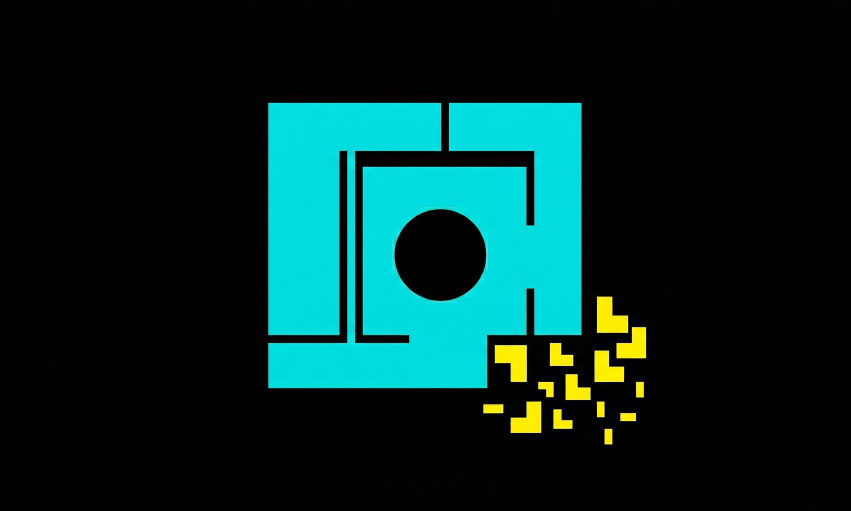
#> input picture d_presentacion/colab/entrada/imagen_sintetica_referencia.png, 2551 x 1533 px (shown at 1/3 size)
$ jupyter execute --allow-errors tp1.ipynb
#> lines starting #> are read from the running program, lines starting #| are printed output that depends on the picture; after the words box and inside, x2 and y2 are one past the last pixel; in counts of white or black regions, pixels touching at a corner belong together
# TP1 - Operaciones Morfologicas

**Materia:** Vision Artificial
**Carrera:** Licenciatura en Automatizacion y Control
**Facultad:** Universidad Tecnologica Nacional - Facultad Regional Cordoba
**Trabajo Practico:** TP1 - Operaciones Morfologicas
**Alumno:** Cristian Gonzalo Vera
**Legajo:** 420581

Este notebook desarrolla de forma integral el TP1, aplicando una secuencia de procesamiento sobre una imagen real y una imagen sintetica. El desarrollo incluye conversion a escala de grises, binarizacion global mediante Otsu, analisis de histograma, operaciones morfologicas con kernel `3x3` y analisis de sensibilidad con kernel `5x1`.

## 1. Objetivo y metodologia de trabajo

El objetivo del TP es implementar y analizar una secuencia de operaciones morfologicas aplicadas al procesamiento de imagenes. Para ello se trabaja con dos casos complementarios:

- una **imagen real**, para observar el comportamiento del algoritmo en condiciones no ideales,
- una **imagen sintetica**, para validar el comportamiento teorico en un escenario controlado.

El pipeline aplicado a ambos casos es el siguiente:

1. conversion a escala de grises,
2. binarizacion global con Otsu,
3. analisis de histograma con umbral marcado,
4. erosion con kernel `3x3`,
5. dilatacion con kernel `3x3`,
6. apertura con kernel `3x3`,
7. cierre con kernel `3x3`,
8. repeticion del bloque morfologico con kernel `5x1`.

De este modo, el notebook no solo implementa el procesamiento, sino que documenta visualmente cada etapa y permite justificar los resultados obtenidos.

## 2. Preparacion del entorno

En esta seccion se importan las bibliotecas necesarias y se resuelven las rutas de entrada. El notebook esta preparado para trabajar con una carpeta `entrada/` ubicada junto al archivo `tp1.ipynb`.

[cell 1]
from pathlib import Path

import cv2
import numpy as np
from matplotlib import pyplot as plt

plt.style.use('seaborn-v0_8-whitegrid')


def resolve_input_dir() -> Path:
    candidates = [
        Path('entrada'),
        Path.cwd() / 'entrada',
        Path('/content/entrada'),
    ]
    for candidate in candidates:
        if candidate.exists():
            return candidate
#> in load_color_image, image is the input picture: shape (1533, 2551, 3); mean B, G, R 36.7, 39.2, 4.6
    raise FileNotFoundError('No se encontro la carpeta entrada/.')


INPUT_DIR = resolve_input_dir()
REAL_IMAGE_PATH = INPUT_DIR / 'imagen_real.png'
SYNTHETIC_REFERENCE_PATH = INPUT_DIR / 'imagen_sintetica_referencia.png'

print('Carpeta de entrada:', INPUT_DIR)
print('Imagen real:', REAL_IMAGE_PATH)
print('Imagen sintetica de referencia:', SYNTHETIC_REFERENCE_PATH)

## 3. Funciones auxiliares

Para mantener el notebook legible, se encapsulan las tareas repetitivas en funciones. Estas funciones permiten:

- cargar y visualizar imagenes,
- generar la imagen sintetica por codigo,
- aplicar el pipeline completo de procesamiento,
- y resumir metricas simples de area blanca para comparar resultados.

[cell 2]
KERNEL_3X3 = np.ones((3, 3), dtype=np.uint8)
KERNEL_5X1 = np.ones((1, 5), dtype=np.uint8)


def load_color_image(path: Path) -> np.ndarray:
    image = cv2.imread(str(path), cv2.IMREAD_COLOR)
    if image is None:
        raise FileNotFoundError(f'No se pudo leer la imagen: {path}')
    return image


def bgr_to_rgb(image_bgr: np.ndarray) -> np.ndarray:
    return cv2.cvtColor(image_bgr, cv2.COLOR_BGR2RGB)


def show_color(ax, image_bgr: np.ndarray, title: str) -> None:
    ax.imshow(bgr_to_rgb(image_bgr))
    ax.set_title(title)
    ax.axis('off')


def show_gray(ax, image_gray: np.ndarray, title: str) -> None:
    ax.imshow(image_gray, cmap='gray', vmin=0, vmax=255)
    ax.set_title(title)
    ax.axis('off')


def plot_histogram(ax, gray: np.ndarray, threshold: float, title: str) -> None:
    hist = cv2.calcHist([gray], [0], None, [256], [0, 256]).flatten()
    ax.plot(hist, color='black', linewidth=1.5)
    ax.axvline(threshold, color='red', linestyle='--', linewidth=2, label=f'Otsu = {threshold:.2f}')
    ax.set_title(title)
    ax.set_xlabel('Nivel de gris')
    ax.set_ylabel('Cantidad de pixeles')
    ax.legend()


def create_synthetic_image(width: int = 900, height: int = 600) -> np.ndarray:
#> called with width = 900, height = 600
    image = np.zeros((height, width, 3), dtype=np.uint8)

    cv2.rectangle(image, (80, 140), (320, 420), (0, 220, 220), thickness=-1)
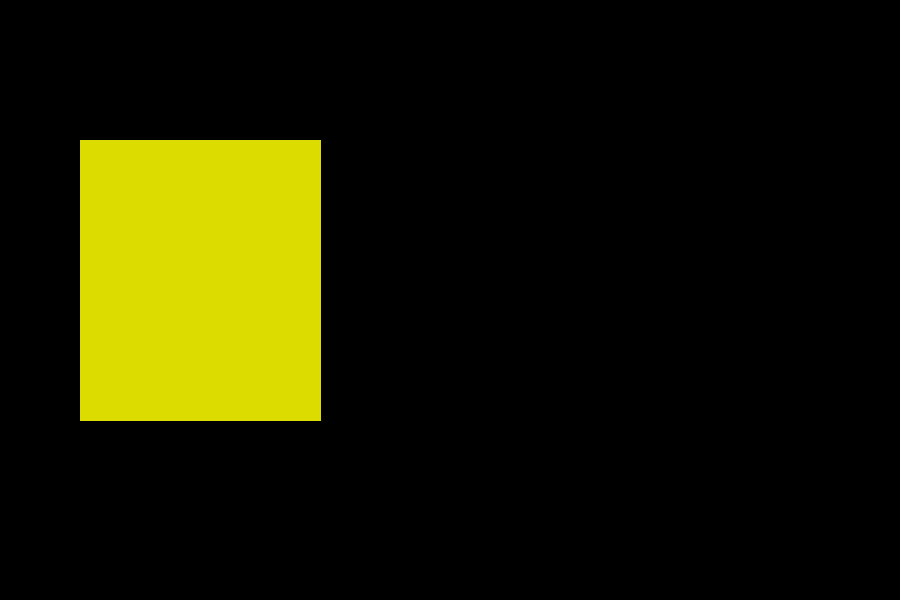
#> image: shape (600, 900, 3); mean of channels 0, 1, 2 0, 27.6, 27.6; drawn as B, G, R
    cv2.rectangle(image, (150, 210), (250, 320), (0, 0, 0), thickness=-1)

    cv2.circle(image, (560, 250), 95, (255, 220, 0), thickness=-1)

    cv2.rectangle(image, (460, 390), (540, 450), (255, 120, 0), thickness=-1)
    cv2.rectangle(image, (565, 390), (645, 450), (255, 120, 0), thickness=-1)
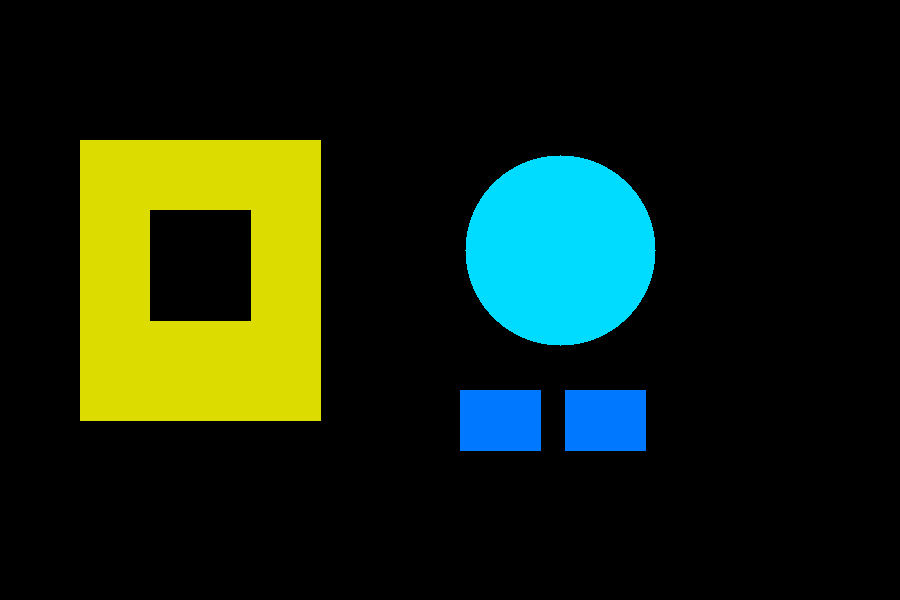
#> image: shape (600, 900, 3); mean of channels 0, 1, 2 18.1, 36.8, 23; drawn as B, G, R

    for center in ((700, 120), (735, 145), (770, 170), (190, 500), (230, 525)):
        cv2.circle(image, center, 8, (255, 255, 255), thickness=-1)
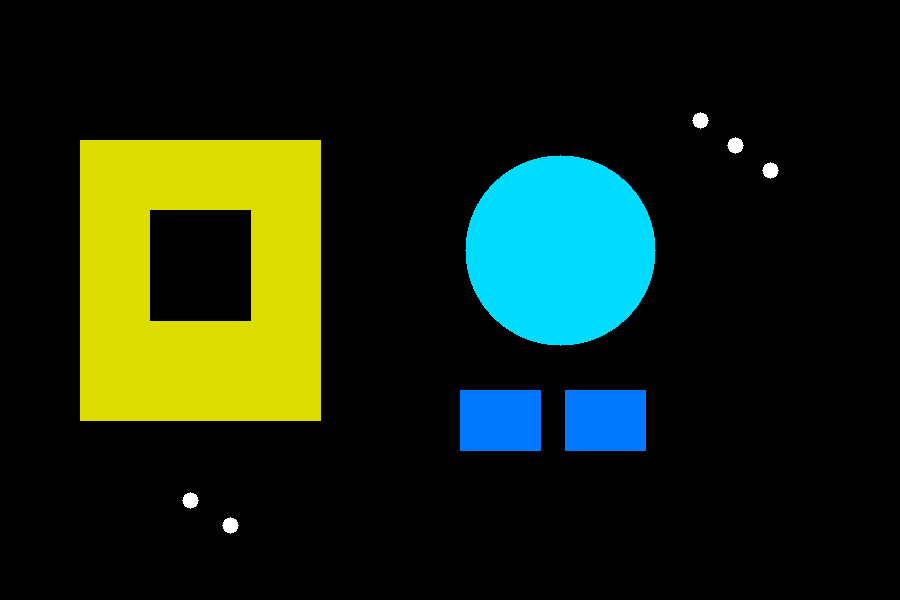
#> image: shape (600, 900, 3); 0.18% of pixels changed, all inside (x1, y1, x2, y2) = (182, 112, 779, 534); drawn as B, G, R

    return image


def apply_pipeline(image_bgr: np.ndarray) -> dict:
    gray = cv2.cvtColor(image_bgr, cv2.COLOR_BGR2GRAY)
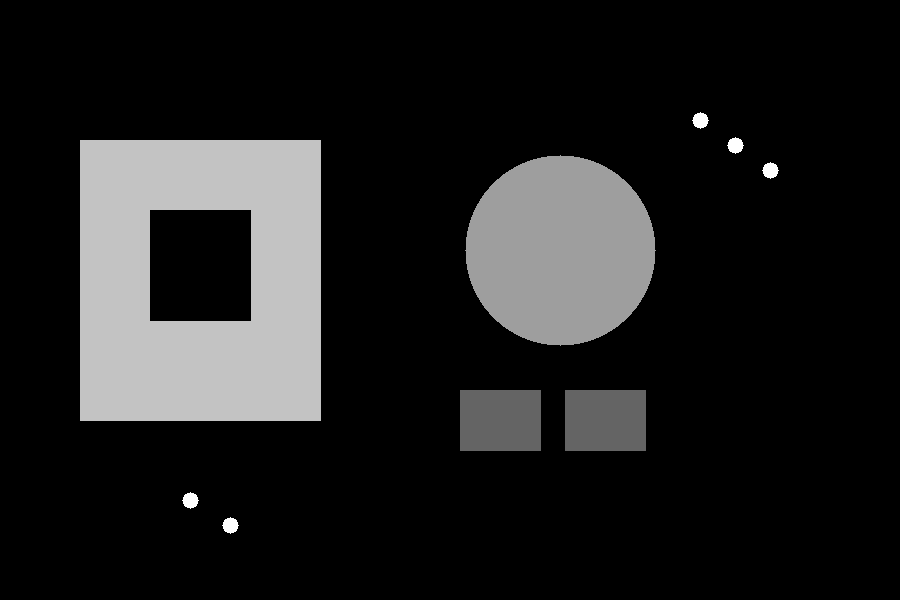
#> gray: shape (600, 900); min 0, max 255, mean 31
    threshold, binary = cv2.threshold(gray, 0, 255, cv2.THRESH_BINARY + cv2.THRESH_OTSU)
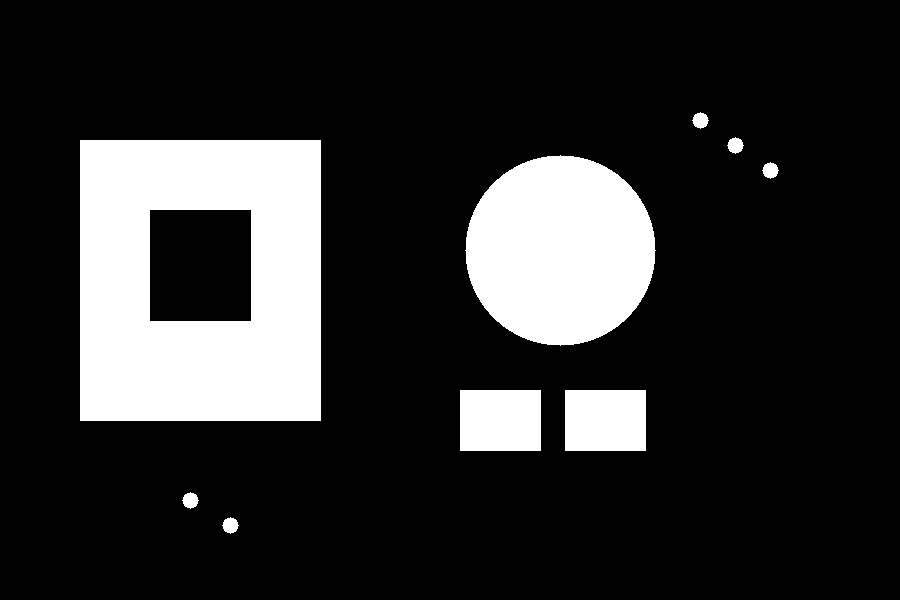
#> binary: shape (600, 900); 17.7% white; 9 white regions, largest, box (x1, y1, x2, y2) and area: (80, 140, 321, 421) 56510, (465, 155, 656, 346) 28345, (460, 390, 541, 451) 4941
#> threshold = 0

    morph_3x3 = {
        'erosion': cv2.erode(binary, KERNEL_3X3, iterations=1),
        'dilatacion': cv2.dilate(binary, KERNEL_3X3, iterations=1),
        'apertura': cv2.morphologyEx(binary, cv2.MORPH_OPEN, KERNEL_3X3),
        'cierre': cv2.morphologyEx(binary, cv2.MORPH_CLOSE, KERNEL_3X3),
    }

    morph_5x1 = {
        'erosion': cv2.erode(binary, KERNEL_5X1, iterations=1),
        'dilatacion': cv2.dilate(binary, KERNEL_5X1, iterations=1),
        'apertura': cv2.morphologyEx(binary, cv2.MORPH_OPEN, KERNEL_5X1),
        'cierre': cv2.morphologyEx(binary, cv2.MORPH_CLOSE, KERNEL_5X1),
    }

    metrics = {
        'Binaria Otsu': int(np.count_nonzero(binary)),
        'Erosion 3x3': int(np.count_nonzero(morph_3x3['erosion'])),
        'Dilatacion 3x3': int(np.count_nonzero(morph_3x3['dilatacion'])),
        'Apertura 3x3': int(np.count_nonzero(morph_3x3['apertura'])),
        'Cierre 3x3': int(np.count_nonzero(morph_3x3['cierre'])),
        'Erosion 5x1': int(np.count_nonzero(morph_5x1['erosion'])),
        'Dilatacion 5x1': int(np.count_nonzero(morph_5x1['dilatacion'])),
        'Apertura 5x1': int(np.count_nonzero(morph_5x1['apertura'])),
        'Cierre 5x1': int(np.count_nonzero(morph_5x1['cierre'])),
    }

    return {
        'original': image_bgr,
        'gray': gray,
        'threshold': threshold,
        'binary': binary,
        'morph_3x3': morph_3x3,
        'morph_5x1': morph_5x1,
        'metrics': metrics,
    }


def print_metrics(title: str, metrics: dict) -> None:
    print(title)
    print('-' * len(title))
    for key, value in metrics.items():
        print(f'{key:<18}: {value}')

## 4. Caso de estudio: imagen real

La imagen real se utiliza para estudiar el comportamiento del algoritmo en condiciones no ideales. En este tipo de imagenes es habitual encontrar pequenas variaciones de iluminacion, bordes menos definidos y detalles que no aparecen en una escena sintetica.

Por esa razon, este caso permite evaluar la robustez practica del pipeline exigido por el TP.

#> (a cell that did not finish here is left out)

### 4.1 Conversion a escala de grises, Otsu e histograma

La conversion a escala de grises reduce la imagen a un unico canal de intensidad. Este paso es critico porque la binarizacion global mediante Otsu se aplica sobre niveles de gris, no directamente sobre color.

En terminos tecnicos, OpenCV utiliza una ponderacion de canales para aproximar la luminosidad percibida. Luego, el metodo de Otsu analiza el histograma de la imagen y calcula automaticamente el umbral que mejor separa dos clases.

En el histograma se marca el valor de umbral obtenido, lo que permite evaluar si la separacion entre fondo y objeto fue razonable.

[cell 4]
fig, axes = plt.subplots(2, 2, figsize=(14, 10))
#> (the rest of this cell did not finish here and is left out)

### 4.2 Operaciones morfologicas con kernel `3x3`

Con el kernel cuadrado `3x3` se espera un comportamiento relativamente uniforme en todas las direcciones. Las operaciones se interpretan de la siguiente manera:

- **Erosion:** retrae bordes y ayuda a eliminar pequenas regiones blancas aisladas.
- **Dilatacion:** expande regiones blancas y tiende a cerrar pequenas brechas.
- **Apertura:** combina erosion seguida de dilatacion, por lo que es util para remover ruido pequeno.
- **Cierre:** combina dilatacion seguida de erosion, por lo que es util para reforzar continuidad y rellenar huecos pequenos.

En una imagen real, estas transformaciones permiten observar como el objeto segmentado cambia de forma en presencia de irregularidades propias de la escena.

[cell 5]
fig, axes = plt.subplots(1, 4, figsize=(18, 5))
#> (the rest of this cell did not finish here and is left out)

### 4.3 Analisis de sensibilidad con kernel `5x1`

Para completar el TP se repiten las operaciones morfologicas relevantes con un kernel rectangular `5x1`. A diferencia del `3x3`, este elemento estructurante introduce una preferencia direccional horizontal.

Esa diferencia permite analizar anisotropia: el resultado deja de ser completamente uniforme en todas las direcciones y pasa a depender mas fuertemente de la orientacion de huecos, bordes y uniones.

[cell 6]
fig, axes = plt.subplots(1, 4, figsize=(18, 5))
#> (the rest of this cell did not finish here and is left out)

### 4.4 Conclusion del caso real

La imagen real confirma que el pipeline funciona en un escenario no ideal. La binarizacion con Otsu logra una mascara util y las operaciones morfologicas muestran el comportamiento esperado:

- la erosion reduce la superficie blanca y retrae el contorno,
- la dilatacion aumenta la superficie blanca y refuerza conectividad,
- la apertura elimina detalles pequenos,
- y el cierre tiende a reforzar continuidad rellenando pequenas discontinuidades.

La diferencia entre `3x3` y `5x1` es visible pero moderada, lo cual es coherente con una imagen real donde el efecto del kernel se mezcla con ruido, textura e iluminacion. Justamente por eso este caso es importante: permite evaluar el algoritmo en condiciones mas cercanas a una aplicacion practica.

## 5. Caso de estudio: imagen sintetica

La imagen sintetica permite controlar el escenario y validar el comportamiento teorico del algoritmo. En este notebook se muestra primero la referencia disponible en `entrada/`, y luego se genera una escena propia por codigo con fondo negro, figuras geometricas y pequenos detalles pensados para que las operaciones morfologicas produzcan efectos interpretablemente claros.

[cell 7]
synthetic_reference_bgr = load_color_image(SYNTHETIC_REFERENCE_PATH)
synthetic_generated_bgr = create_synthetic_image()
synthetic_results = apply_pipeline(synthetic_generated_bgr)
#> synthetic_results = 7 items

fig, axes = plt.subplots(1, 2, figsize=(14, 6))
show_color(axes[0], synthetic_reference_bgr, 'Referencia sintetica')
show_color(axes[1], synthetic_generated_bgr, 'Imagen sintetica generada por codigo')
plt.tight_layout()
plt.show()

### 5.1 Conversion a escala de grises, Otsu e histograma

En el caso sintetico, la conversion a grises y la binarizacion suelen ofrecer una respuesta mas estable que en la imagen real, ya que el fondo es uniforme y el contraste entre figuras y fondo es alto. Esto permite verificar el comportamiento teorico del metodo de Otsu en condiciones favorables.

[cell 8]
fig, axes = plt.subplots(2, 2, figsize=(14, 10))
show_color(axes[0, 0], synthetic_results['original'], 'Sintetica generada')
show_gray(axes[0, 1], synthetic_results['gray'], 'Escala de grises')
show_gray(axes[1, 0], synthetic_results['binary'], 'Mascara binaria con Otsu')
plot_histogram(axes[1, 1], synthetic_results['gray'], synthetic_results['threshold'], 'Histograma con umbral Otsu')
#> in plot_histogram, `hist = cv2.calcHist([gray], [0], None, [256], [0, 256]).flatten()`: hist = 256 values, max 444278 at index 0, min 0 at index 1, mean 2109.4
plt.tight_layout()
plt.show()
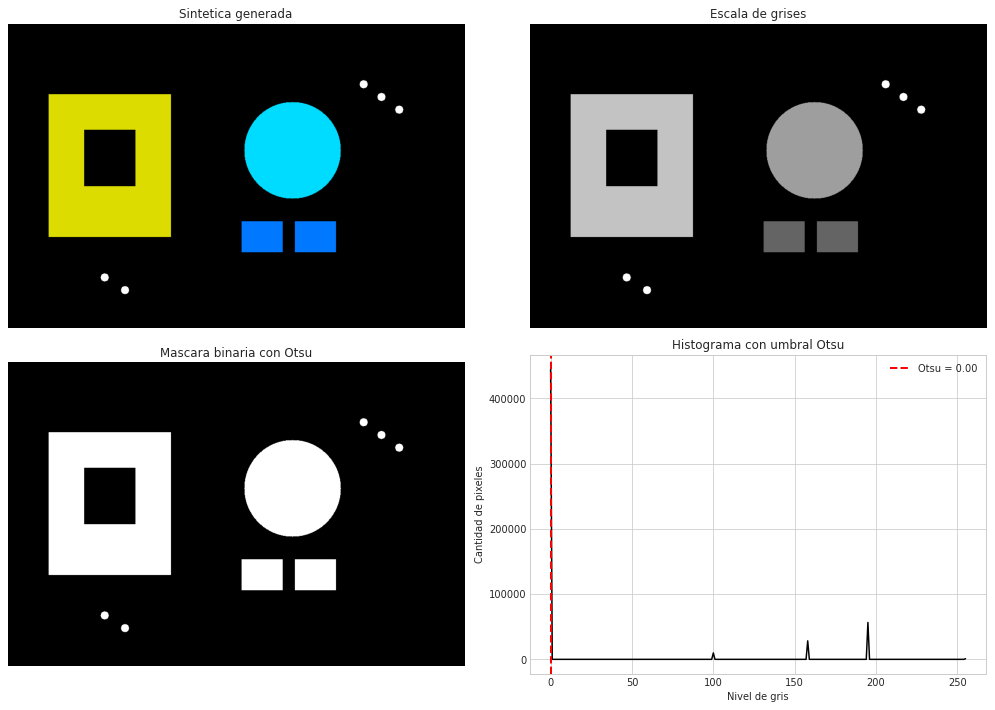
#> figure drawn by matplotlib, 4 panels; panel 4: curve peaks at x = 0, y = 444278

print(f"Umbral calculado por Otsu para la imagen sintetica: {synthetic_results['threshold']:.2f}")
#| Umbral calculado por Otsu para la imagen sintetica: 0.00

### 5.2 Operaciones morfologicas con kernel `3x3`

En la imagen sintetica, el kernel cuadrado `3x3` actua sobre figuras bien definidas y con poco ruido incidental. Esto hace que la interpretacion sea mas directa:

- la erosion reduce claramente el espesor de las figuras,
- la dilatacion las expande,
- la apertura remueve pequenos puntos blancos agregados como ruido controlado,
- y el cierre preserva o refuerza la continuidad de las estructuras principales.

[cell 9]
fig, axes = plt.subplots(1, 4, figsize=(18, 5))
show_gray(axes[0], synthetic_results['morph_3x3']['erosion'], 'Erosion 3x3')
show_gray(axes[1], synthetic_results['morph_3x3']['dilatacion'], 'Dilatacion 3x3')
show_gray(axes[2], synthetic_results['morph_3x3']['apertura'], 'Apertura 3x3')
show_gray(axes[3], synthetic_results['morph_3x3']['cierre'], 'Cierre 3x3')
plt.tight_layout()
plt.show()
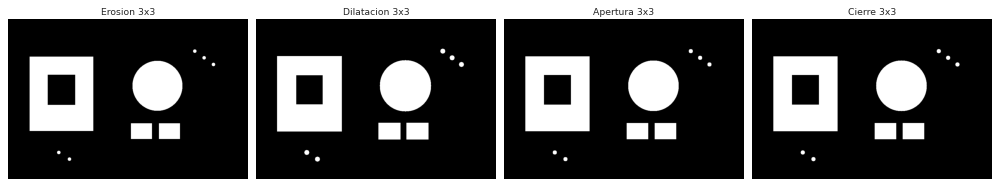
#> figure drawn by matplotlib, 4 panels

### 5.3 Analisis de sensibilidad con kernel `5x1`

El kernel `5x1` permite observar mejor el comportamiento direccional. En esta escena se incluyo deliberadamente una pequena brecha horizontal entre componentes, de modo que la anisotropia se vuelva interpretable.

Al repetir erosion, dilatacion, apertura y cierre con este kernel, se obtiene una comparacion directa con el resultado mas uniforme del `3x3`.

[cell 10]
fig, axes = plt.subplots(1, 4, figsize=(18, 5))
show_gray(axes[0], synthetic_results['morph_5x1']['erosion'], 'Erosion 5x1')
show_gray(axes[1], synthetic_results['morph_5x1']['dilatacion'], 'Dilatacion 5x1')
show_gray(axes[2], synthetic_results['morph_5x1']['apertura'], 'Apertura 5x1')
show_gray(axes[3], synthetic_results['morph_5x1']['cierre'], 'Cierre 5x1')
plt.tight_layout()
plt.show()

print_metrics('Metricas del caso sintetico', synthetic_results['metrics'])
#> the loop in print_metrics, `for key, value in metrics.items():` made 9 passes
#> (key, value) on passes 1 to 9: ('Binaria Otsu', 95722), ('Erosion 3x3', 92638), ('Dilatacion 3x3', 98894), ('Apertura 3x3', 95698), ('Cierre 3x3', 95722), ('Erosion 5x1', 92598), ('Dilatacion 5x1', 98882), ('Apertura 5x1', 95710), ('Cierre 5x1', 95722)
#| Binaria Otsu      : 95722
#| Erosion 3x3       : 92638
#| Dilatacion 3x3    : 98894
#| Apertura 3x3      : 95698
#| Cierre 3x3        : 95722
#| Erosion 5x1       : 92598
#| Dilatacion 5x1    : 98882
#| Apertura 5x1      : 95710
#> (further printed lines are left out)
